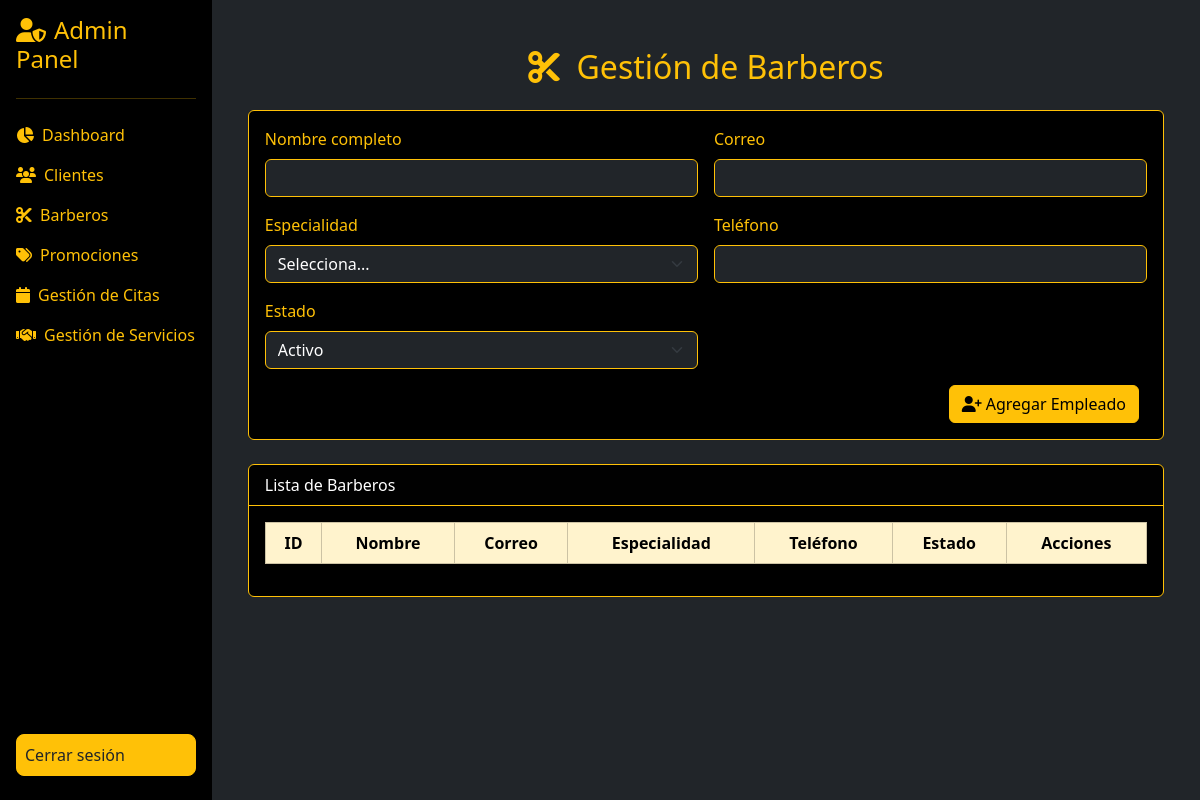
The page /panel/empleados (signed in) on the database as committed earlier.
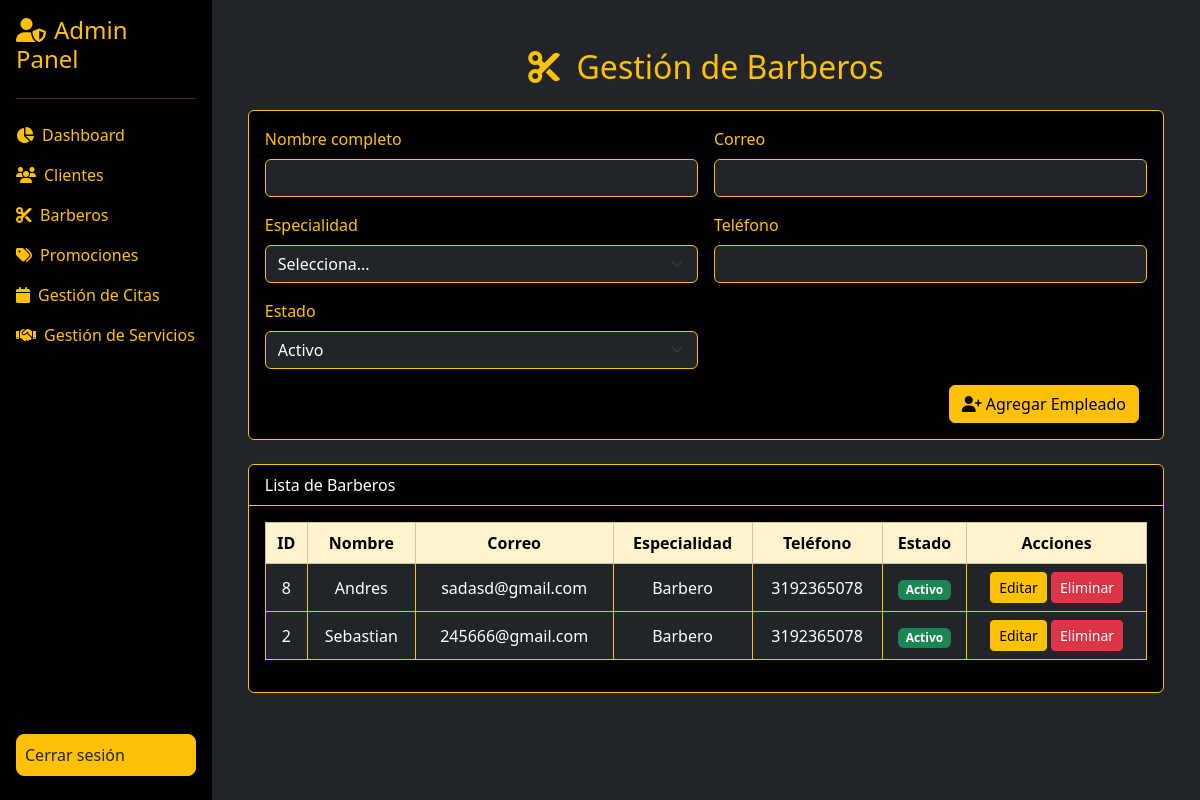
The same page on the database as committed later.
### tables this page shows
CREATE TABLE `empleados` (
  `id_empleado` int(11) NOT NULL,
  `nombre` varchar(100) NOT NULL,
  `correo` varchar(100) NOT NULL,
  `especialidad` varchar(100) DEFAULT NULL,
  `telefono` varchar(20) DEFAULT NULL,
  `estado` varchar(20) DEFAULT 'Activo'
);

### app/modulos/barberos/controlador.php (called while the page is built, shortened)
<?php
require_once __DIR__ . "/modelo.php";
class BarberosController {
    private $empleado;
    public function __construct() {
        $this->empleado = new Empleado();
    }
    public function index(): void {
        $stmt = $this->empleado->leerTodos();
        require __DIR__ . "/vista/barberos.php";
    }
}

### app/panel/controlador.php (called while the page is built, shortened)
<?php
class PanelController {
    public function index(string $subRoute = "", string $id = "", string $accion = ""): void {
        require __DIR__ . "/vista/layout.php";
    }
}

### index.php (called while the page is built, shortened)
<?php
$requestUri = $_SERVER['REQUEST_URI'];
$basePath = "/barber";
$route = str_replace($basePath, "", $requestUri);
$route = trim($route, "/");
$router = new Router();
$router->handle($route);
?>

### app/config/Database.php (called while the page is built, shortened)
<?php
class Database {
    private $host = "localhost";
    private $db_name = "style_barber";
    private $username = "root";
    private $password = "";
    private $conn;
    public function __construct() {
        try {
            $this->conn = new PDO(
                "mysql:host={$this->host};dbname={$this->db_name};charset=utf8",
                $this->username,
                $this->password
            );
            $this->conn->setAttribute(PDO::ATTR_ERRMODE, PDO::ERRMODE_EXCEPTION);
        } catch (PDOException $e) {
            die(json_encode([
                "success" => false,
                "message" => "Error de conexión: " . $e->getMessage()
            ]));
        }
    }
    public function getConnection(): PDO {
        return $this->conn;
    }
}
?>

### app/modulos/barberos/modelo.php (called while the page is built, shortened)
<?php
require_once __DIR__ . "/../../config/Database.php";
class Empleado {
    private $conn;
    private $table = "empleados";
    public function __construct() {
        $db = new Database();
        $this->conn = $db->getConnection();
    }
    public function leerTodos(): array {
        $sql = "SELECT * FROM {$this->table} ORDER BY nombre ASC";
        $stmt = $this->conn->query($sql);
        return $stmt->fetchAll(PDO::FETCH_ASSOC);
    }
}

### app/modulos/barberos/vista/barberos.php (the view, shortened to what the changed rows need)
<div class="container mt-4">
  <h2 class="mb-4 text-warning text-center">
    <i class="fas fa-scissors me-2"></i> Gestión de Barberos
  </h2>
  <div class="card bg-black border-warning">
      <div class="card-body">
        <div class="table-responsive">
          <table class="table table-dark table-bordered border-warning align-middle text-center">
            <thead class="table-warning text-dark">
              <tr>
                <th>ID</th>
                <th>Nombre</th>
                <th>Correo</th>
                <th>Especialidad</th>
                <th>Teléfono</th>
                <th>Estado</th>
                <th>Acciones</th>
              </tr>
            </thead>
             <tbody>
              <?php foreach ($stmt as $row): ?>
                <tr>
                  <td><?= $row['id_empleado'] ?></td>
                  <td><?= htmlspecialchars($row['nombre']) ?></td>
                  <td><?= htmlspecialchars($row['correo']) ?></td>
                  <td><?= htmlspecialchars($row['especialidad']) ?></td>
                  <td><?= htmlspecialchars($row['telefono']) ?></td>
                  <td>
                    <span class="badge <?= $row['estado'] == 'activo' ? 'bg-success' : 'bg-danger' ?>">
                      <?= ucfirst($row['estado']) ?>
                    </span>
                  </td>
                  <td>
                    <a href="/barber/panel/empleados/<?= $row['id_empleado'] ?>/editar" class="btn btn-sm btn-warning">Editar</a>
                    <a href="/barber/panel/empleados/<?= $row['id_empleado'] ?>/eliminar" class="btn btn-sm btn-danger" onclick="return confirm('¿Eliminar este empleado?')">Eliminar</a>
                  </td>
                </tr>
              <?php endforeach; ?>
            </tbody>
          </table>
        </div>
      </div>
    </div>
</div>

Rows that differ between the two databases and show on the page:
added empleados: id_empleado "8", nombre "Andres", correo "sadasd@gmail.com", especialidad "Barbero", telefono "3192365078", estado "Activo"
added empleados: id_empleado "2", nombre "Sebastian", correo "245666@gmail.com", especialidad "Barbero", telefono "3192365078", estado "Activo"
